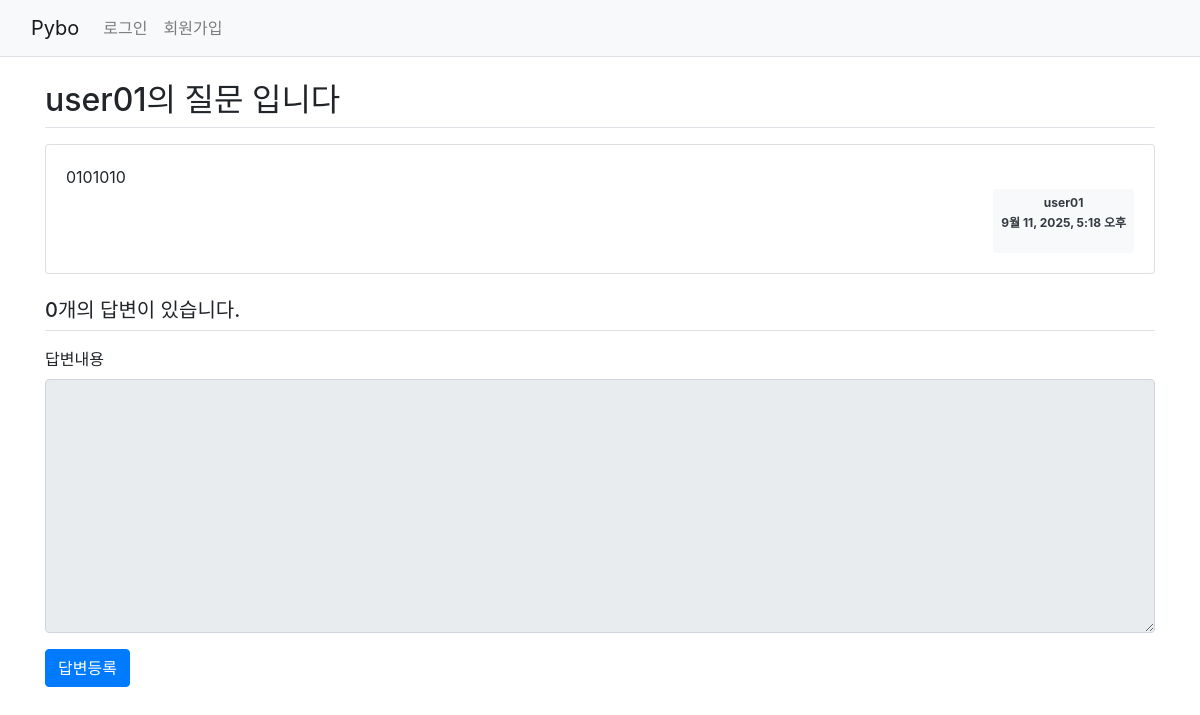
Page /407/ on the earlier database version.
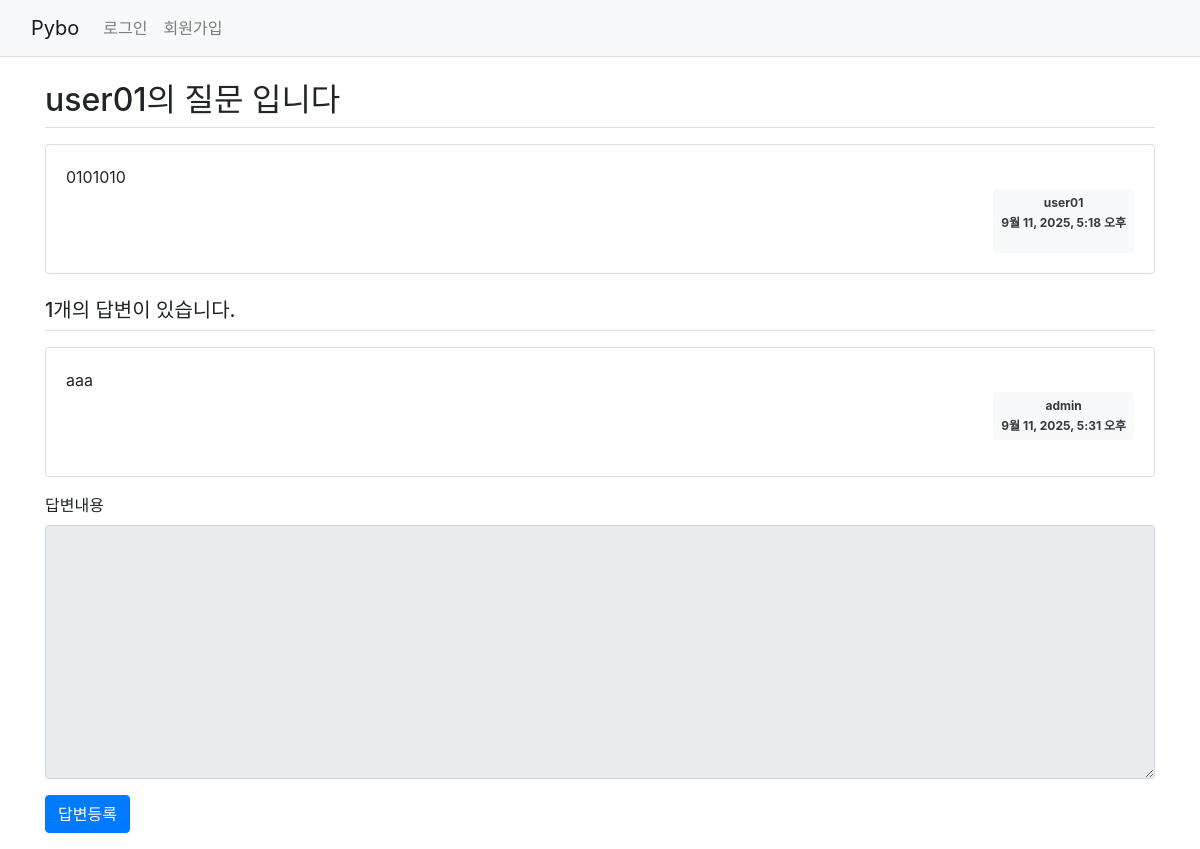
Same page on the later database version.
### pybo/models.py (models this page shows, shortened)
class Question(models.Model):
    author = models.ForeignKey(User, on_delete=models.CASCADE,null=True)
    modify_date = models.DateTimeField(null=True, blank=True)
    subject = models.CharField(max_length=200)
    content = models.TextField()
    create_date = models.DateTimeField()

class Answer(models.Model):
    author = models.ForeignKey(User, on_delete=models.CASCADE,null=True)
    modify_date = models.DateTimeField(null=True, blank=True)
    question = models.ForeignKey(Question, on_delete=models.CASCADE)
    content = models.TextField()
    create_date = models.DateTimeField()

### pybo/views.py (the view)
# urls.py: path('<int:question_id>/', views.detail, name='detail'),
def detail(request, question_id):
    question = get_object_or_404(Question, pk=question_id) # question_id에 해당하는 객체 추출
    context = {'question': question}
    return render(request, 'pybo/question_detail.html', context)

### templates/pybo/question_detail.html (shortened to what this page needs)
{% extends 'base.html' %}
{% block content %}
<div class="container my-3">
    <h2 class="border-bottom py-2">{{ question.subject }}</h2>
    <div class="card my-3">
        <div class="card-body">
            <div class="card-text" style="white-space: pre-line;">{{ question.content }}</div>
            <div class="d-flex justify-content-end">
                <div class="badge bg-light text-dark p-2 text-start">
                    <div class="mb-2">{{ question.author.username }}</div>
                    <div>{{ question.create_date }}</div>
                </div>
            </div>
        </div>
    </div>
    <h5 class="border-bottom my-3 py-2">{{question.answer_set.count}}개의 답변이 있습니다.</h5>
    {% for answer in question.answer_set.all %}
    <div class="card my-3">
        <div class="card-body">
            <div class="card-text" style="white-space: pre-line;">{{ answer.content }}</div>
            <div class="d-flex justify-content-end">
                <div class="badge bg-light text-dark p-2 text-start">
                    <div class="mb-2">{{ answer.author.username }}</div>
                    <div>{{ answer.create_date }}</div>
                </div>
            </div>
        </div>
    </div>
    {% endfor %}
    <form
            {% if user.is_authenticated %}
            action="{% url 'pybo:answer_create' question.id %}" method="post"
            {% else %}
            onsubmit="alert('로그인 후 이용 가능합니다.'); return false;"
            {% endif %}
            class="my-3">
        <div class="mb-3">
            <label for="content" class="form-label">답변내용</label>
            <textarea
                    {% if not user.is_authenticated %} disabled {% endif %}
                    name="content" id="content" class="form-control" rows="10"></textarea>
        </div>
        <input type="submit" value="답변등록" class="btn btn-primary">
    </form>
</div>
{% endblock %}

Differences in the rows shown:
computed for Question "user01의 질문 입니다": answer_set.count "0" → "1"
added Answer: content "aaa", author.username "admin", create_date "9월 11, 2025, 5:31 오후"
